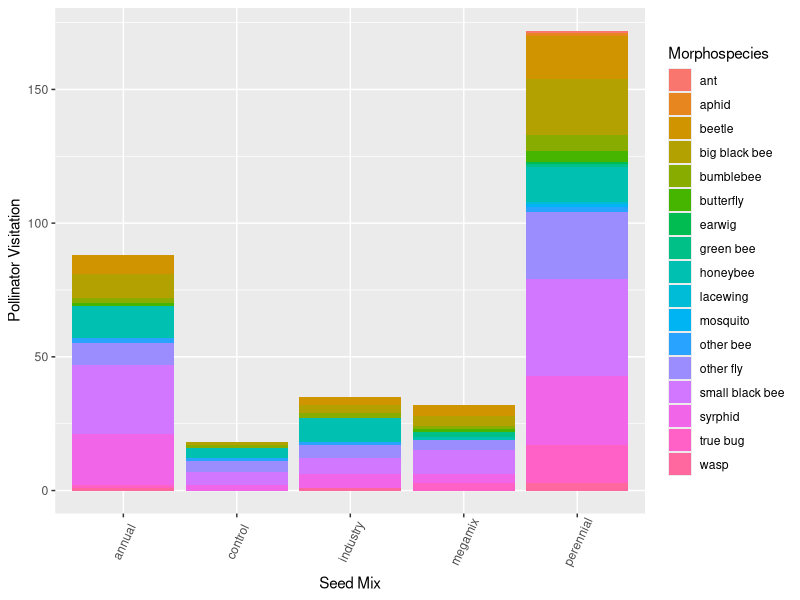
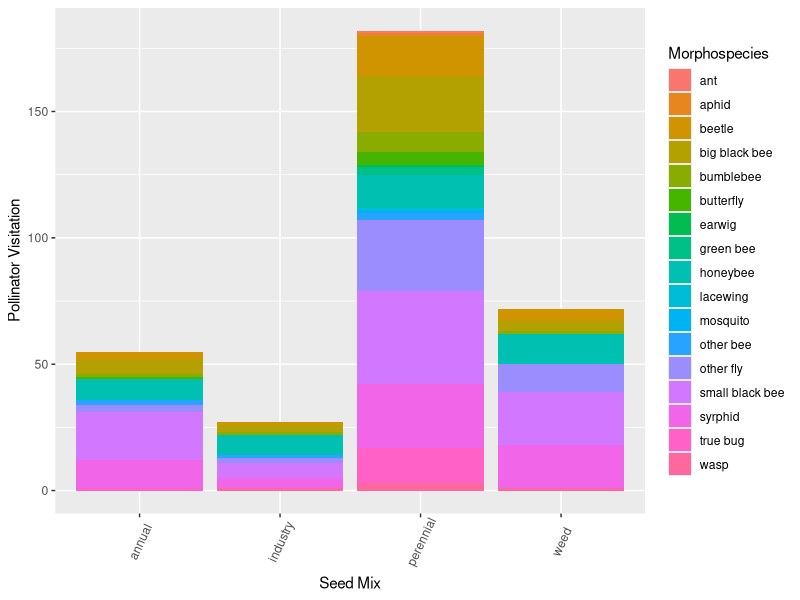
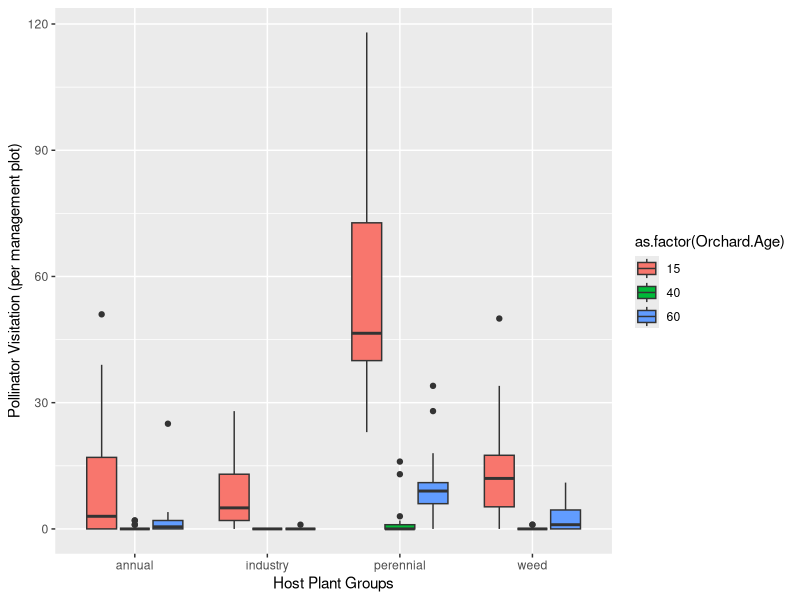

Write the R code that produced these figures, in order. (Note: this script raises an error after producing the figures.)
## POLLINATOR THESIS PROJECT FIGURES
## Pollinator visitations by seed mix


## Libraries needed
library(tidyverse)
library(ggplot2)
library(dplyr)

#############################
#############################
#############################
#############################
## Import data
## Clean up column names and columns

observedpollinators <- read.csv("observedpollinators_2021.csv")
names(observedpollinators) <- c ("Month", "Orchard.Age", "Block", "Management", "Seed.Mix", "Host.Plant", "Morphospecies", "Number", "Notes")

#############################
#############################

## First I'll filter the observed pollinator dataset to find total pollinator visits for each seed mix
## I want to count all pollinator visits within a seed mix by each management subplot, and by what
## morphospecies were visiting that seed mix


seedmixabundances <- observedpollinators %>%
  dplyr::select(Orchard.Age, Block, Management, Seed.Mix, Morphospecies, Number) %>%
  group_by(Orchard.Age, Block, Seed.Mix, Management, Morphospecies) %>%
  summarise(Number = sum(Number))

## For graphing this, I want to do a stacked bar plot
ggplot(seedmixabundances, aes(fill=Morphospecies, x=Seed.Mix)) + 
  geom_bar(stat="count", position="stack") +
  theme(axis.text.x = element_text(angle=65, vjust=0.6)) +
  labs(x="Seed Mix", y="Pollinator Visitation")
#############################
#############################
## Graphing version 2: I want to do something similar to what I did with richness
## where I group observations by the actual plant they were observed on, not just seed mix,
## so that I can account for escapee plants.

annualspecies <- c("collomia", "amsinckia", "clarkia", "epilobium", "gilia",
                   "lotus", "plectritis", "sanguisorba", "annual")

perennialspecies <- c("achillea", "agoseris", "lomatium", "potentilla",
                      "prunella", "viola", "geum", "eriophyllum", "perennial")

industryspecies <- c("barley", "oats", "vetch", "clover", "industry")

taxonomicobservations<-observedpollinators%>%
  mutate(seedmix2=ifelse(Host.Plant%in%perennialspecies, "perennial",
                         ifelse(Host.Plant%in%annualspecies, "annual", 
                                ifelse(Host.Plant%in%industryspecies, "industry", 
                                       ifelse(Host.Plant=="weed","weed", Host.Plant)))))%>%
  ungroup()%>%
  group_by(Orchard.Age, Block, Management, Morphospecies, seedmix2)%>%
  summarise(Number = sum(Number))

ggplot(taxonomicobservations, aes(fill=Morphospecies, x=seedmix2)) + 
  geom_bar(stat="count", position="stack") +
  theme(axis.text.x = element_text(angle=65, vjust=0.6)) +
  labs(x="Seed Mix", y="Pollinator Visitation")
#add in a full plot list to account for zeroes
plots <- read.csv("canopy_cover.csv")%>%
  filter(year==2021)%>% #have to do this here
  mutate(seedmix=ifelse(seedmix=="annuals", "annual", ifelse(seedmix=="perennials", "perennial", seedmix)))%>%
  mutate(management=ifelse(management=="scraped", "flailscrape", ifelse(management=="flailed", "flail", "unmanaged")))%>%
   dplyr::select(1:4)
names(plots) <- c("Orchard.Age", "Block", "Management", "Seed.Mix")

newplots<-plots%>%  #convert to species types
  mutate(seedmix2=ifelse(Seed.Mix=="control", "weed", Seed.Mix))%>%
  dplyr::select(-Seed.Mix)%>%
  filter(seedmix2!="megamix")



taxonomicobservations1<-taxonomicobservations%>%
  group_by(Orchard.Age, Block, Management, seedmix2)%>%
  summarize(Number=sum(Number))

taxonomicobservations1<-full_join(newplots, taxonomicobservations1)%>% #need zeroes
  mutate(Number=ifelse(is.na(Number), 0, Number))



ggplot(subset(taxonomicobservations1, seedmix2!="megamix"), aes(x=seedmix2, y=Number)) +
  geom_boxplot(aes(fill=as.factor(Orchard.Age))) +
  labs(x="Host Plant Groups", y="Pollinator Visitation (per management plot)")

#############################
#############################
## Statistics

##First, I want to test if the means are different for total pollinator visitations in each seed mix
## category. I'll create a dataset first of all the visitations (not divided up my morphospecies)
## per seed mix, and then compare the means with the 'aov' function
aov <- aov(Number~seedmix2, data=taxonomicobservations1)
summary(aov)

## Results: P < 0.05, so I'll go ahead with a Tukey test
tukey <- TukeyHSD(aov, conf.level=.95)

## Tukey results: There's a significant difference between the perennial & megamix and perennial & control
## pollinator visitations

#############################
#############################
## Statistics for 'taxonomicobservations'

#seedmixmeans2<-observedpollinators%>%
#  mutate(seedmix2=ifelse(Host.Plant%in%perennialspecies, "perennial",
##                         ifelse(Host.Plant%in%annualspecies, "annual", 
#                                ifelse(Host.Plant%in%industryspecies, "industry", 
 #                                      ifelse(Host.Plant=="weed","weed", Host.Plant)))))%>%
#  ungroup()%>%
#  group_by(Orchard.Age, Block, Management, seedmix2)%>%
#  summarise(Number = sum(Number))


#aov <- aov(Number~seedmix2, data=seedmixmeans2)
#summary(aov)

## Results: P < 0.05, so I'll go ahead with a Tukey test
#tukey2 <- TukeyHSD(aov, conf.level=.95)

## When examining observations by plant species, there is a significant difference between
## perennials and annuals, and perennials and weeds

#############################
#############################
## Statistics for 'taxonomicobservations'
## Including orchard age

aovorchard <- aov(Number~seedmix2*as.factor(Orchard.Age), data=taxonomicobservations1)
tukey3 <- TukeyHSD(aovorchard, conf.level=.95)
smm3<-taxonomicobservations1%>%
 mutate(trt= as.factor(paste(seedmix2, Orchard.Age, sep="_")))%>%
  ungroup()

aov3<-aov(Number~trt, data=smm3)

#COMPACT LETTER DISPLAY
cld(glht(aov3, mcp(trt="Tukey"))) 

#library(nlme)
#library(multcomp)
#mm<-lme(Number~paste(seedmix2, as.factor(Orchard.Age)), data=seedmixmeans2)
#tuk3<-glht(aovorchard, linft=mcp(func="Tukey"))
#cld(tuk3)

#MM<-lme(lrr~func, random = ~1|site, data = subset(inter, metric=="Shannon"&!is.na(difference)))
#summary(glht(MM, linfct=mcp(func="Tukey")))
#cld(glht(MM, linfct=mcp(func="Tukey")))

#############################
#############################
## Statistics for plants within the perennial seed mix
## From tukey2 and tukey3, it's clear that there's a significant
## difference in pollinator visitations to the species in the perennial seed mix
## as compared to the other seed mixes. So, I'm going to compare the individual
## species to see what stands out.

## Creating the data set for this:
perennialmeans <- observedpollinators%>%
  mutate(seedmix2=ifelse(Host.Plant%in%perennialspecies, "perennial",
                         ifelse(Host.Plant%in%annualspecies, "annual", 
                                ifelse(Host.Plant%in%industryspecies, "industry", 
                                       ifelse(Host.Plant=="weed","weed", Host.Plant)))))%>%
  ungroup()%>%
  group_by(Orchard.Age, Block, Management, seedmix2, Host.Plant)%>%
  summarise(Number = sum(Number)) %>%
  mutate(Host.Plant=as.factor(Host.Plant))#%>%
  filter(seedmix2 == "perennial")

  
ggplot(subset(perennialmeans, seedmix2!="megamix"), aes(x=Host.Plant, y=Number)) +
    geom_boxplot(aes(fill=seedmix2)) + geom_jitter()+ facet_grid(~Orchard.Age, scales="fixed")
    labs(x="Host Plant Groups", y="Pollinator Visitation (per management plot)")
  
  
## Stat tests
    
#across all
aovperennials <- aov(Number~Host.Plant, data=perennialmeans)
tukey4 <- TukeyHSD(aovperennials, conf.level=.95)
cld(glht(aovperennials, mcp(Host.Plant="Tukey"))) 

#across all
aovperennials.15 <- aov(Number~Host.Plant, data=subset(perennialmeans, Orchard.Age==15))
tukey4 <- TukeyHSD(aovperennials, conf.level=.95)
cld(glht(aovperennials.15, mcp(Host.Plant="Tukey"))) 

#across all
aovperennials.40 <- aov(Number~Host.Plant, data=subset(perennialmeans, Orchard.Age==40))
tukey4 <- TukeyHSD(aovperennials, conf.level=.95)
cld(glht(aovperennials.40, mcp(Host.Plant="Tukey"))) 

#across all
aovperennial.60 <- aov(Number~Host.Plant, data=subset(perennialmeans, Orchard.Age==60))
tukey4 <- TukeyHSD(aovperennials, conf.level=.95)
cld(glht(aovperennial.60, mcp(Host.Plant="Tukey"))) 

## Nothing stands out as significant, so I'll do another test within orchard ages
aovperennialorchard <- aov(Number~Host.Plant*as.factor(Orchard.Age), data=perennialmeans)
tukey5 <- TukeyHSD(aovperennialorchard, conf.level=.95)
